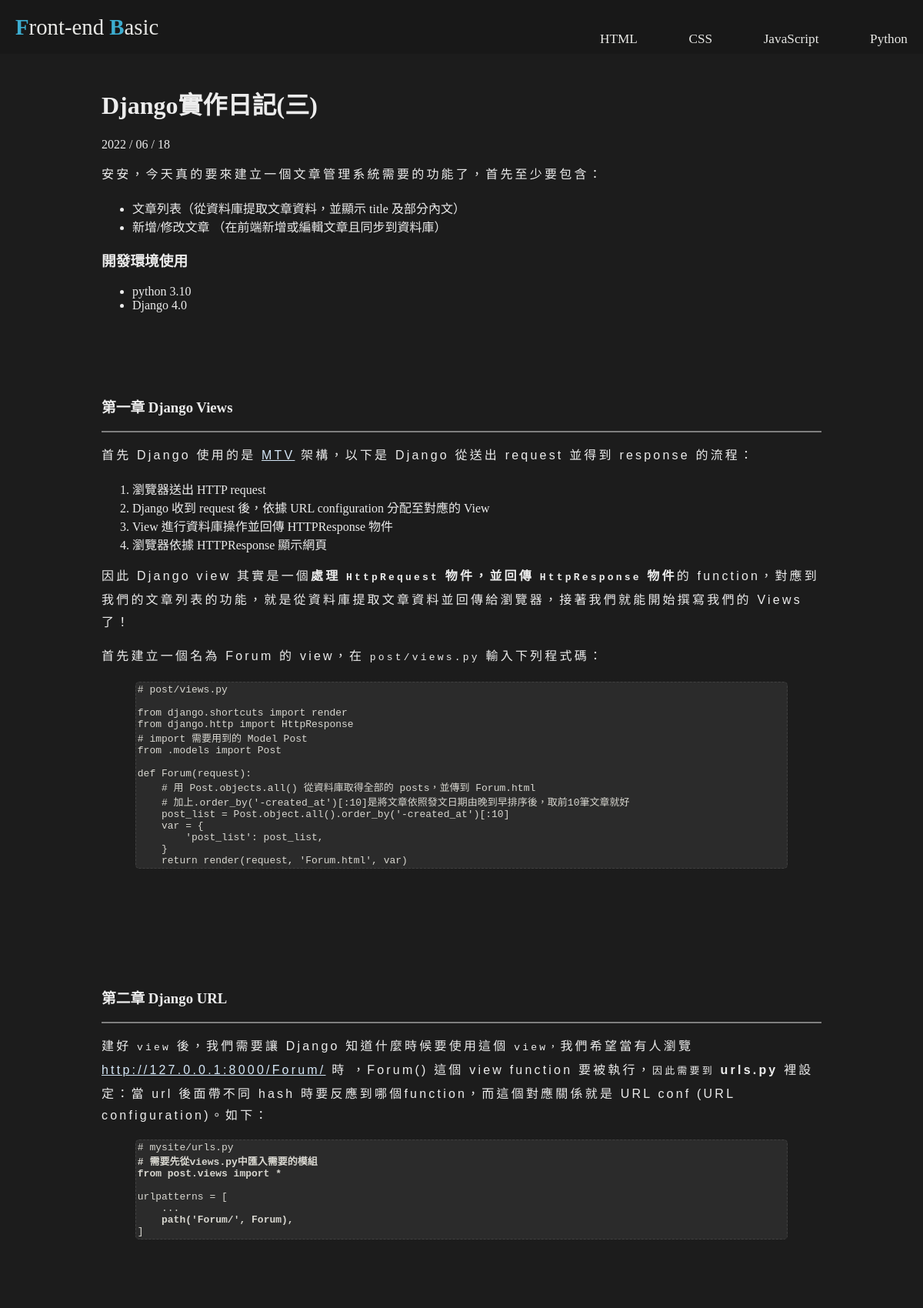
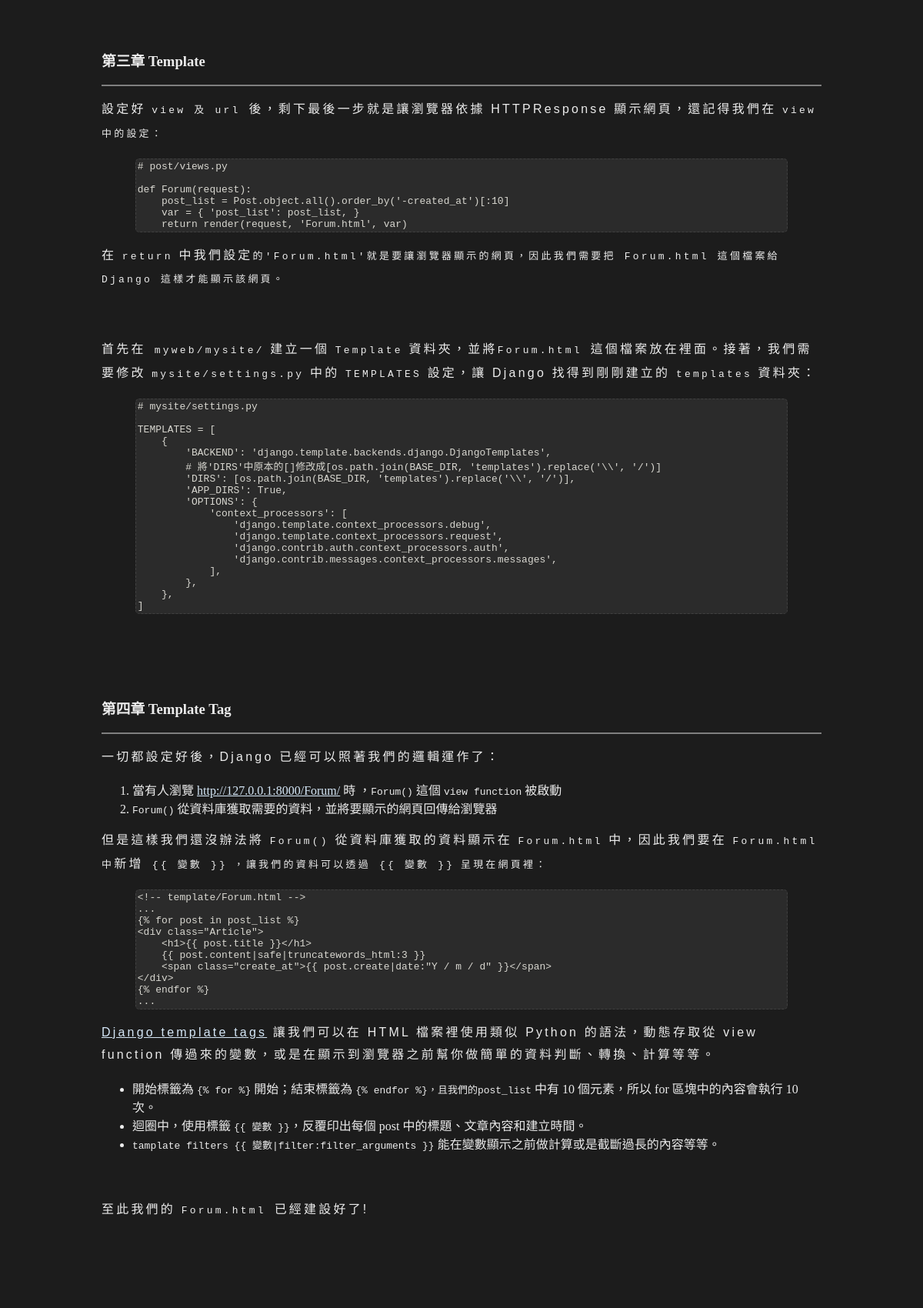
/blog/Forum/24 (upper part), run on the app's committed database (2 pictures, top to bottom).
### trips/models.py (models this page shows, shortened)
class Post(models.Model):
    title = models.CharField(max_length=100)
    content = RichTextField()
    created_at = models.DateTimeField(auto_now_add=True)

### trips/views.py (the view)
# urls.py: path('blog/Forum/<int:pk>', PostDetail.as_view()),
class PostDetail(View):
    template_name = 'ForumPostDetail.html'
    def get(self, request, pk):
        post = get_object_or_404(Post, pk=pk)
        return render(request, self.template_name, locals())

### templates/ForumPostDetail.html (shortened to what this page needs)
<!DOCTYPE html>
{% load static %}
<html lang='zh_TW'>
<head>
    <link rel="stylesheet" href="{% static 'blog/Forum.css' %}">
    <link rel="stylesheet"
        href="//cdnjs.cloudflare.com/ajax/libs/highlight.js/11.5.1/styles/sunburst.min.css">
</head>
<body>
    <div class="Header">
        <a href="http://127.0.0.1:8000/blog/"><b>F</b>ront-end <b>B</b>asic</a>
        <ul class="Header-sections">
            <li class="Header-section HTML"><a href="../HTML/">HTML</a></li>
            <li class="Header-section CSS"><a href="../CSS/">CSS</a></li>
            <li class="Header-section JavaScript"><a href="../JavaScript/">JavaScript</a></li>
            <li class="Header-section Python"><a href="#Python">Python</a></li>
        </ul>
    </div>
    <div class="Container">
        <div class="Content">
            <div>
                <h1>{{ post.title }}</h1>
                <span>{{ post.created_at|date:"Y / m / d" }}</span>
                <br>
                {{ post.content|safe }}
            </div>
        </div>
    </div>
</body>
</html>

### templates/static/blog/Forum.css (style rules this page uses)
* { scrollbar-width: none; -ms-overflow-style: none; }
body { background-color: rgb(28, 28, 28); }
.Header { height: 70px; color:antiquewhite; background-color: rgb(24, 24, 24); padding-left: 20px; padding-right: 20px; position: fixed; top:0px; left:0px; right:0px; display: flex; flex-direction: row; justify-content: space-between; }
.Header a { line-height: 70px; font-size: 1.8em; color:rgb(232, 232, 229); text-decoration: none; }
.Header b { color:rgb(60, 173, 208); }
.Header-sections { width: 400px; height: 50px; display: flex; flex-direction: row; justify-content: space-between; }
.Header-sections li { display: inline; font-size: 0.6em; float: left; }
.Header-sections .HTML { background-image: linear-gradient(#3fb9e2, #3fb9e2); background-position: center bottom; background-size: 0 2.5px; background-repeat: no-repeat; transition: background-size 0.15s linear; }
.Header-sections .CSS { background-image: linear-gradient(#e17033, #e17033); background-position: center bottom; background-size: 0 2.5px; background-repeat: no-repeat; transition: background-size 0.15s linear; }
.Header-sections .JavaScript { background-image: linear-gradient(#bf3f9b, #bf3f9b); background-position: center bottom; background-size: 0 2.5px; background-repeat: no-repeat; transition: background-size 0.15s linear; }
.Header-sections .Python { background-image: linear-gradient(#debc3e, #debc3e); background-position: center bottom; background-size: 0 2.5px; background-repeat: no-repeat; transition: background-size 0.15s linear; }
.Container { width: 100%; height: 90%; min-width: 1200px; margin:0px; padding:0px; position:fixed; top:70px; left:0px; bottom: 0px; overflow: scroll; overflow-x: scroll; color:antiquewhite; }
.Content { width: 78%; min-width: 700px; height: 100%; margin:0px auto; padding:20px; color:rgb(236, 236, 236); background-color: rgb(28,28,28); overflow: scroll; }
.Content p { font-family: 'Noto Sans TC', sans-serif; line-height:1.8em; letter-spacing: 0.2em; }
hr { border: 1px solid rgb(127, 127, 127); }
pre { width:90%; margin: 5px auto; color:rgb(216, 215, 208); padding: 2px; background-color: rgba(66, 66, 66, 0.419); border:1px dashed rgba(112, 112, 112, 0.315); border-radius: 5px; overflow: scroll; }
.Content a { color:rgb(213, 231, 247); }

### data on the page
Post: title "Django實作日記(三)", created_at "2022 / 06 / 18", content "安安，今天真的要來建立一個文章管理系統需要的功能了，首先至少要包含： 文章列表（從資料庫提取文章資料，並顯示 title 及部分內文） 新增/修改文章 （在前端新增或編輯文章且同步到資料庫） 開發環境使用 python 3.10 Django 4.0 第一章 Django Views 首先 Django 使用的是 MTV 架構，以下是 Django 從送出 request 並得到 response 的流程： 瀏覽器送出 HTTP request Django 收到 request 後，依據 URL configuration 分配至對應的 View View 進行資料庫操作並回傳 HTTPResponse 物件 瀏覽器依據 HTTPResponse 顯示網頁 因此 Django view 其實是一個 處理 HttpRequest 物件，並回傳 HttpResponse 物件 的 function，對應到我們的文章列表的功能，就是從資料庫提取文章資料並回傳給瀏覽器，接著我們就能開始撰寫我們的 Views 了！ 首先建立一個名為 Forum 的 view，在 post/views.py 輸入下列程式碼： # post/views.py from django.shortcuts import render from django.http import HttpResponse # import 需要用到的 Model Post from .models import Post def Forum(request): # 用 Post.objects.all()…"
